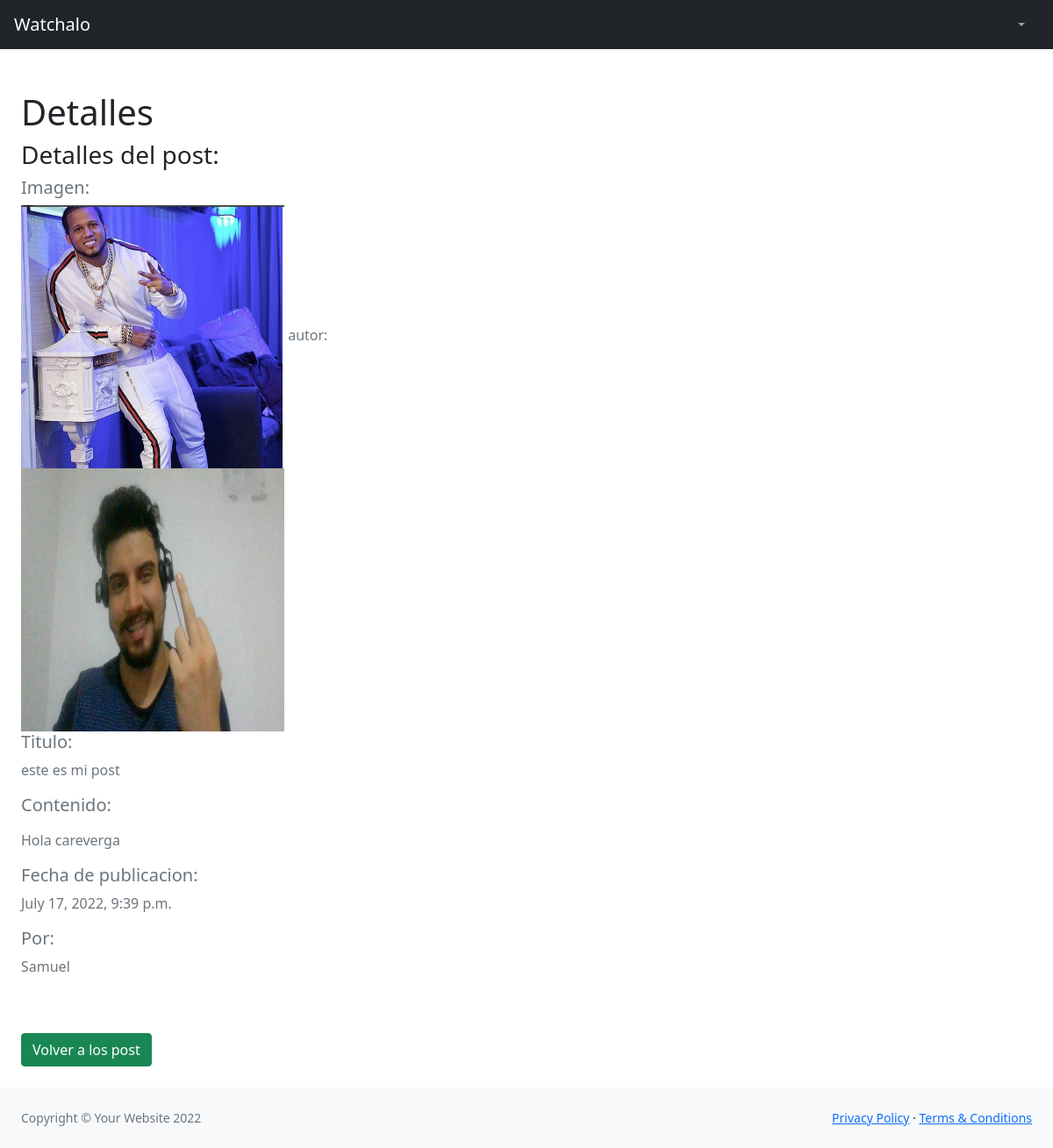
Page /Aplicacion1/detallePost/12 on the committed database.
### Aplicacion1/models.py (models this page shows, shortened)
class Post(models.Model):
    nombrePost = models.CharField(max_length=50, verbose_name = 'Titulo')
    CuerpoPost = RichTextField(blank = True, null = True, max_length=5000, verbose_name = 'Contenido')
    fechaPublicacion = models.DateTimeField(auto_now_add=True)
    user = models.ForeignKey(User,blank=True,null=True, on_delete=models.CASCADE, related_name = "posts")
    imagen = models.ImageField(blank = True, null = True, upload_to="images/", verbose_name="Subir imagen")
    video = models.FileField(blank = True, null = True, upload_to="videos/", verbose_name="Subir video")
    likes = models.ManyToManyField(User, related_name="likes", blank = True)
    dislikes = models.ManyToManyField(User, related_name="dislikes", blank = True)

class Perfil(models.Model):
    user = models.OneToOneField(User, blank=True,null=True,on_delete=models.CASCADE)
    perfilImagen = models.ImageField(default='default_perfil.jpg')

### Aplicacion1/views.py (the view)
# urls.py: path('detallePost/<pk>', detallePost.as_view(), name='detallePost'),
class  detallePost(DetailView):
    model = Post
    template_name = 'Aplicacion1/detallePost.html'

### Aplicacion1/templates/Aplicacion1/detallePost.html (shortened to what this page needs)
{% extends "Aplicacion1/Padre.html" %}
{% load static %}
{% block seccion_nombre %}
<h1>Detalles</h1>
<h3>Detalles del post:</h3>
{% endblock %}
{% block cuerpo %}
{% if post.imagen %}
    <h5>Imagen: </h5>
    <img src="{{ post.imagen.url}}" alt="" width="300" height="300" >
{% endif %}
autor: <br>
<img src="{{post.user.perfil.perfilImagen.url }}" alt="" width="300" height="300" >
<h5>Titulo: </h5><p>{{post.nombrePost}}</p>
<h5>Contenido: </h5>
<p>
{{post.CuerpoPost | safe}}
</p>
<h5>Fecha de publicacion: </h5><p>{{post.fechaPublicacion}}</p>
<h5>Por: </h5>
<p>{{ post.user.username}}</p>
<br>
<br>
<a href="{% url 'Aplicacion1:Inicio' %}"><button type="button" class="btn btn-success">Volver a los post</button></a>
{% endblock %}

### rows in the picture
Post: imagen (picture), user.perfil.perfilImagen (picture), nombrePost "este es mi post", CuerpoPost "Hola careverga", fechaPublicacion "July 17, 2022, 9:39 p.m.", user.username "Samuel"
